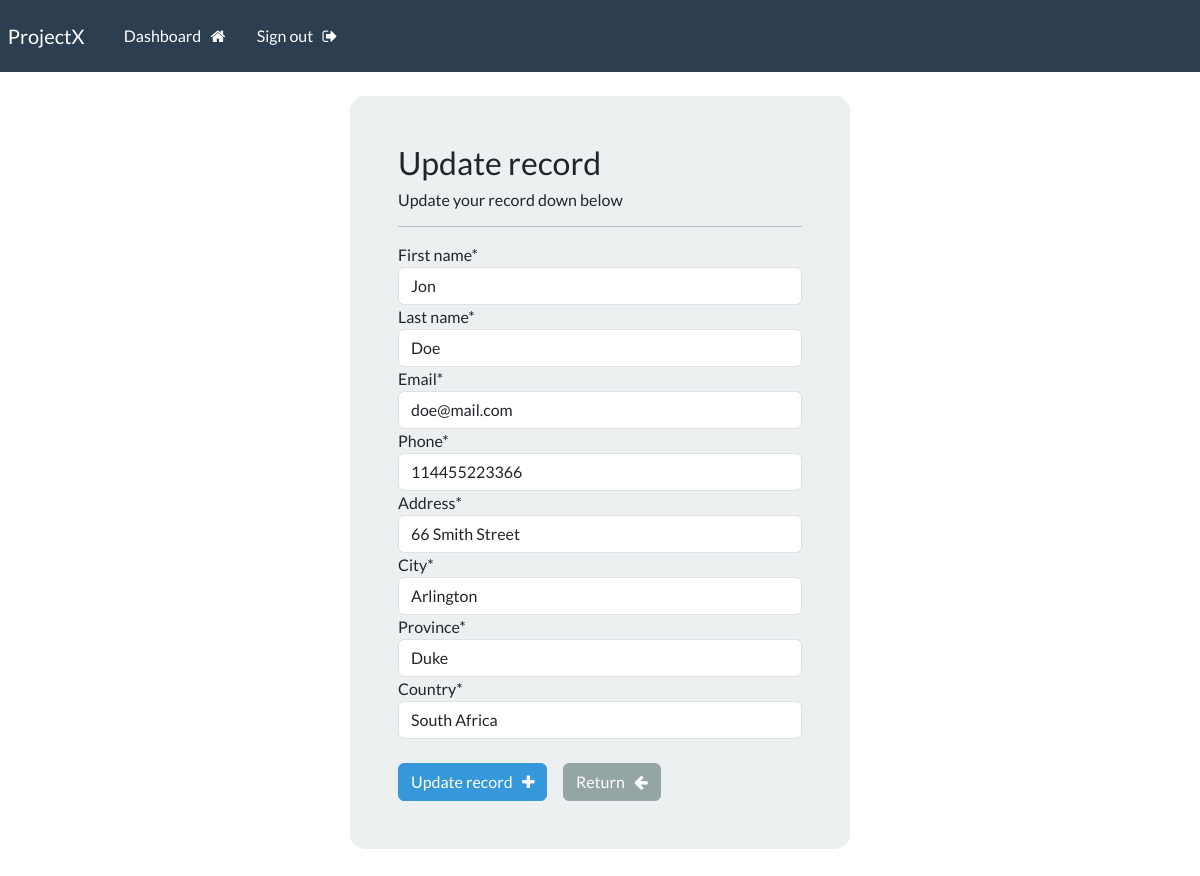
The page /update-record/3 (signed in) on the database its author committed.
### webapp/models.py (models this page shows, shortened)
class Record(models.Model):
    creation_date = models.DateTimeField(auto_now_add=True)
    first_name = models.CharField(max_length=100)
    last_name = models.CharField(max_length=100)
    email = models.CharField(max_length=255)
    phone = models.CharField(max_length=20)
    address=models.CharField(max_length=300)
    city = models.CharField(max_length=255)
    province = models.CharField(max_length=200)
    country = models.CharField(max_length=100)

### webapp/views.py (the view)
# urls.py: path('update-record/<int:pk>', views.update_record, name='update-record'),
@login_required (login_url='my-login')
def update_record(request, pk):
    record = Record.objects.get(id=pk)
    form = UpdateRecordForm(instance=record)
    if request.method == 'POST':
        form = UpdateRecordForm(request.POST, instance=record)
        if form.is_valid():
            form.save()
            messages.success(request, "Your record was updated.")
            return redirect ("dashboard")
    context = {'form': form}
    return render (request, 'webapp/update-record.html', context=context)

### webapp/forms.py
class UpdateRecordForm(forms.ModelForm):
    class Meta:
        model = Record
        fields = ['first_name', 'last_name', 'email', 'phone', 'address', 'city', 'province', 'country']

### webapp/templates/webapp/update-record.html (shortened to what this page needs)
{% extends 'webapp/base.html' %}
{% load crispy_forms_tags %}
{% block content%}
<body>
    <div class="container bg-light shadow-md p-5 form-layout">
        <h3> Update record </h3>
        <h6> Update your record down below </h6>
        <hr>
        <form method="POST" autocomplete="off">
            {{form|crispy}}
            <br>
            <button type ="submit" class="btn btn-info" > Update record &nbsp; <i class="fa fa-plus" aria-hidden="true"></i> </button>
            <a href="{% url 'dashboard' %}" class="btn btn-secondary"> Return &nbsp; <i class="fa fa-arrow-left" aria-hidden="true"></i></a>
        </form>
    </div>
    <br><br>
</body>
{% endblock %}

### static/css/styles.css (style rules this page uses)
.form-layout { border-radius: 15px; width: 500px; }

### rows shown on the page
Record: first_name "Jon", last_name "Doe", email "doe@mail.com", phone "114455223366", address "66 Smith Street", city "Arlington", province "Duke", country "South Africa"
